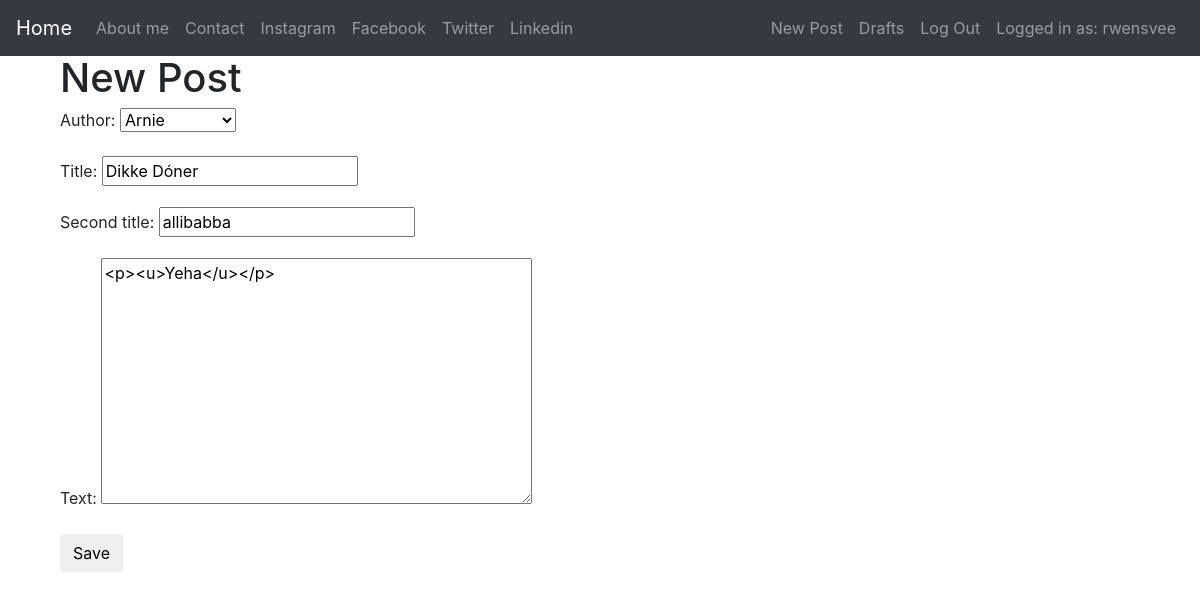
The app's page /posts/dikke-doner/edit/ (signed in) with its own data.
### posts/models.py (models this page shows, shortened)
class Post(models.Model):
    author = models.ForeignKey(User,related_name='posts')
    title = models.CharField(max_length=400)
    slug = models.SlugField(allow_unicode=True,unique=True,default='')
    second_title = models.CharField(max_length=400)
    text = models.TextField()
    text_html = models.TextField(editable=False,default='',blank=True)
    created_date = models.DateTimeField(default=timezone.now)
    published_date = models.DateTimeField(blank=True, null=True)
    class Meta():
        ordering = ['title']

### posts/views.py (the view)
# urls.py: url(r'^posts/(?P<slug>[-\w]+)/edit/$',views.PostUpdateView.as_view(),name='post_edit'),
class PostUpdateView(LoginRequiredMixin,generic.UpdateView):
    login_url = '/login/'
    redirect_field_name = 'posts/post_detail.html'
    form_class = PostForm
    model = Post

### posts/forms.py
class PostForm(forms.ModelForm):
    class Meta:
        model = Post
        fields = ('author','title','second_title', 'text',)
        widgets = {
            'title': forms.TextInput(attrs={'class': 'textinputclass'}),
            'second_title':forms.TextInput(attrs={'class':'second_title_class'}),
            'text': forms.Textarea(attrs={'class': 'editable medium-editor-textarea postcontent'}),
        }

### posts/templates/posts/post_form.html (shortened to what this page needs)
{% extends "posts/post_base.html" %}
{% block post_content %}
<div class="container">
    <h1>New Post</h1>
  <form class="post-form" method="POST">
    {{form.as_p}}
    <button type="submit" class="save btn btn-default">Save</button>
  </form>
</div>
{% endblock post_content %}

### templates/base.html (shortened to what this page needs)
<!DOCTYPE html>
{% load static %}
<html>
  <head>
    <link rel="stylesheet" href="{% static 'css/master.css' %}">
    <link rel="stylesheet" href="{% static 'bootstrap/css/bootstrap.min.css' %}">
    <link rel="stylesheet" href="{% static 'font-awesome-4.7.0/css/font-awesome.min.css' %}">
    <link rel="stylesheet" href="{% static 'quill/quill.snow.css' %}">
    <link rel="stylesheet" href="//cdn.jsdelivr.net/medium-editor/latest/css/medium-editor.min.css" type="text/css" media="screen" charset="utf-8">
  </head>
  <body>
    <nav class='navbar mynav navbar-expand-lg navbar-dark bg-dark' role='navigation' id='navbar'>
      <a class='navbar-brand mynav' href="{% url 'posts:post_list' %}">Home</a>
        <div class="collapse navbar-collapse" id="navbarSupportedContent">
          <ul class='navbar-nav mr-auto'>
            <li class="nav-item"><a class="nav-link" href="#">About me</a></li>
            <li class="nav-item"><a class="nav-link" href="#">Contact</a></li>
            <li class="nav-item"><a class="nav-link" href="https://www.instagram.com/thebeautymind_/">Instagram</a></li>
            <li class="nav-item"><a class="nav-link" href="https://www.facebook.com/KTGuerin/?fref=ts">Facebook</a></li>
            <li class="nav-item"><a class="nav-link" href="https://twitter.com/GuerinKatie">Twitter</a></li>
            <li class="nav-item"><a class="nav-link" href="https://www.linkedin.com/profile/view?id=391042409&trk=nav_responsive_tab_profile">Linkedin</a></li>
          </ul>
          <ul class='navbar-nav navbar-right'>
            {% if user.is_authenticated %}
              <li class="nav-item"><a class="nav-link" href="{% url 'posts:post_new' %}">New Post</a></li>
              <li class="nav-item"><a class="nav-link" href="{% url 'posts:post_draft_list' %}">Drafts</a></li>
              <li class="nav-item"><a class="nav-link" href="{% url 'accounts:logout' %}">Log Out</a></li>
              <li class="nav-item"><a class="nav-link" href="#">Logged in as: {{user.username}}</a></li>
            {% else %}
              <li><a class='nav-link' href="{% url 'accounts:login' %}"><i class="fa fa-user-circle" aria-hidden="true"></i></a></li>
            {% endif %}
          </ul>
        </div>
    </nav>
    <div class="container">
      {% block bodyblock %}
      {% endblock bodyblock %}
    </div>
  </body>
</html>

### static/css/master.css (style rules this page uses)
h1 { color: green; }

### records on screen
Post: author "Arnie", title "Dikke Dóner", second_title "allibabba", text "<p><u>Yeha</u></p>"

### other values on screen
{{ user.username }} "rwensvee"
